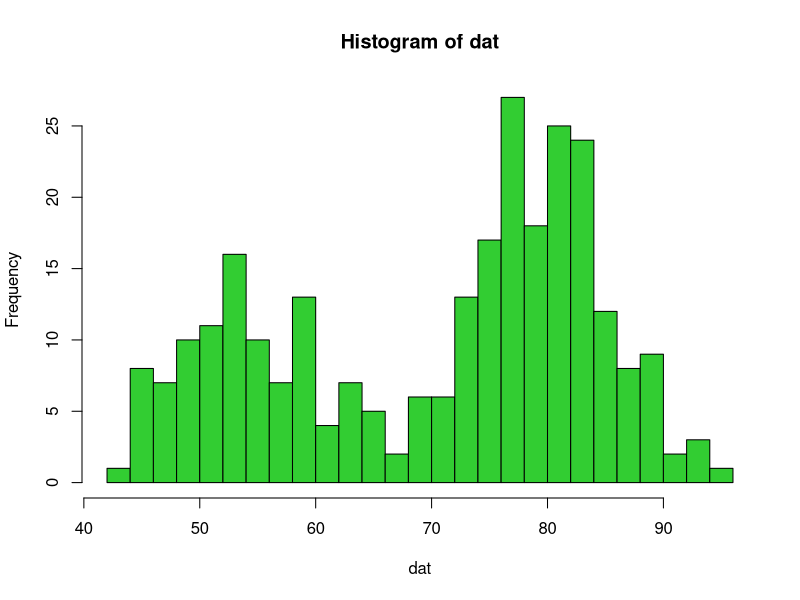
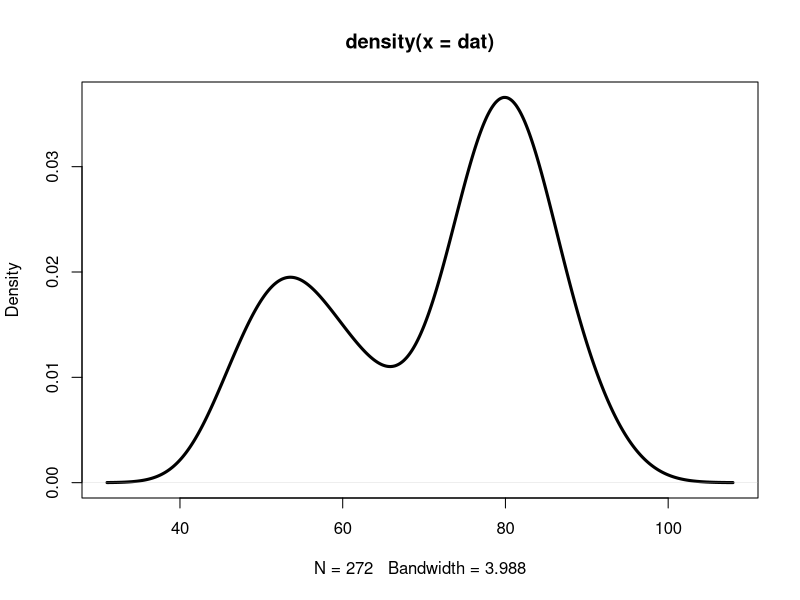
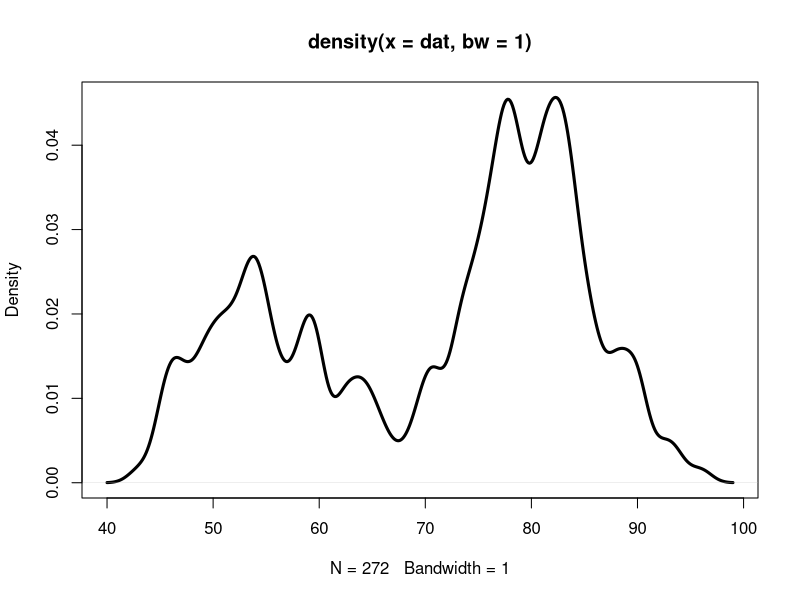
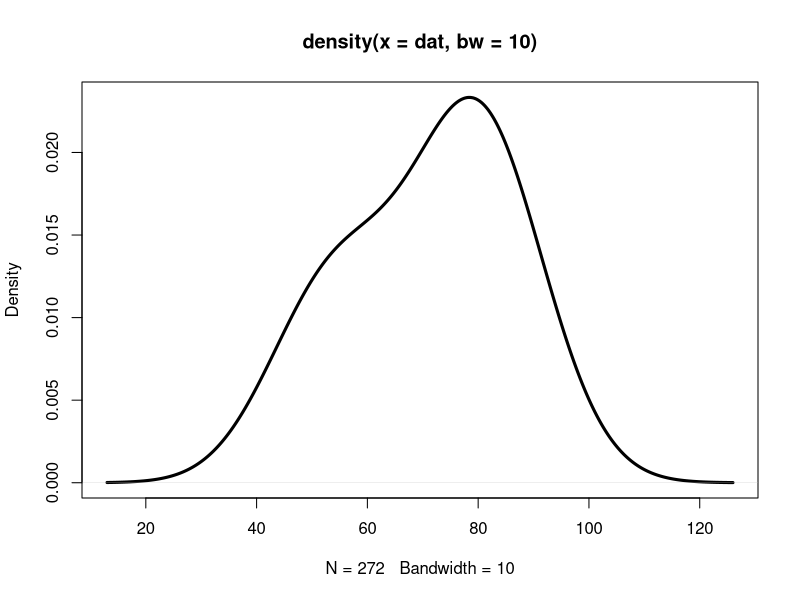
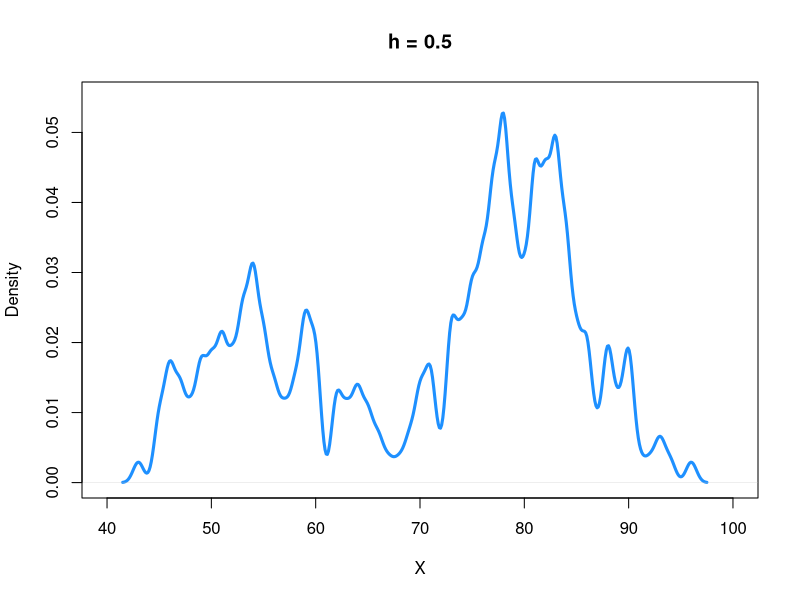
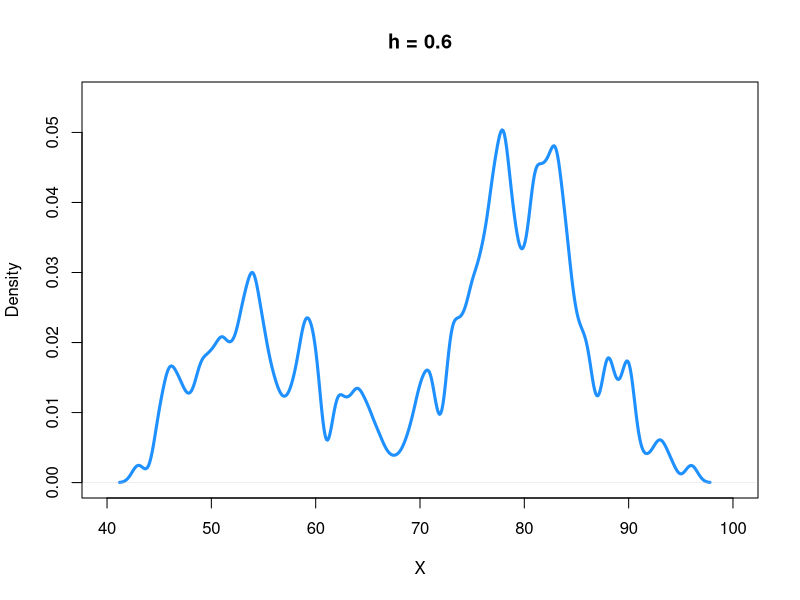
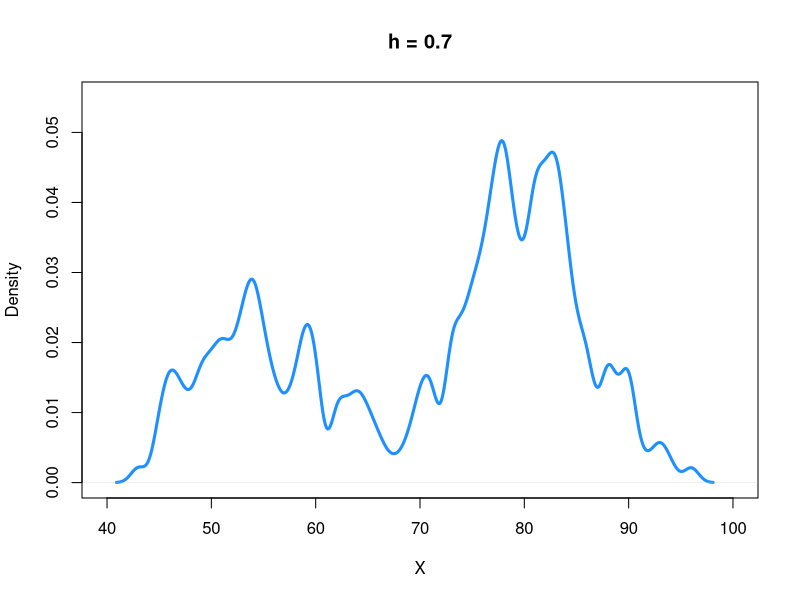
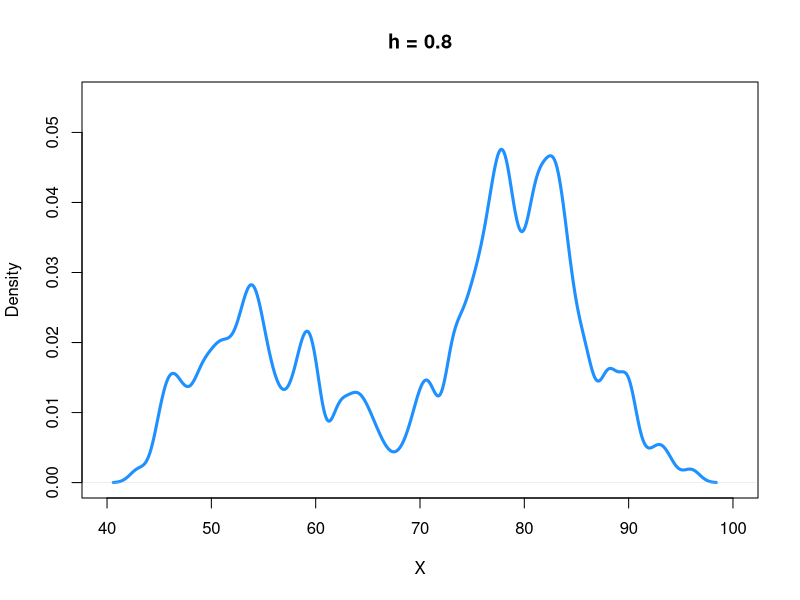

Recreate these plots in R, in order. (Note: a time limit stopped this script after it produced the figures.)
## -------------------------------------------------------------
## Stat/Q Sci 403 Lab 8 | Spring 2017 | University of Washington
## -------------------------------------------------------------
###                           ###
### Part 1: KDE--introduction ###
###                           ###
dat = faithful$waiting
hist(dat, breaks=20, col="limegreen")

dat_kde = density(dat)
plot(dat_kde, lwd=3)

dat_kde
dat_kde$x
dat_kde$y
  # x: location of grid point where density being evaulated
  # y: the density value corresponds to the point 'x'


## adjust smoothing bandwidth
dat_kde = density(dat, bw=1)
plot(dat_kde, lwd=3)


dat_kde = density(dat, bw=10)
plot(dat_kde, lwd=3)


### How smoothing bandwidth affects the density estimate.
h_seq = c(seq(from=0.5, to=2, by=0.1), seq(from=2.5,to=7.0,by=0.5),
          seq(from=7.2, to=9, by=0.2))
h_seq
for(h0 in h_seq){
  plot(density(dat, bw=h0), lwd=3, ylim=c(0, 0.055), col="dodgerblue",
       main=paste("h =",h0), xlim=c(40,100), xlab="X")
  Sys.sleep(1)
}


## change the grid points
dat_kde = density(dat, from = 0, to=200, n=5000)
  # n: number of grid points
plot(dat_kde, lwd=3)


## different kernel
dat_kde = density(dat, kernel = "rectangular")
plot(dat_kde, lwd=3)

dat_kde = density(dat, kernel='epanechnikov')
plot(dat_kde, lwd=3)


## effect of kernel
dat_kde1 = density(dat)
dat_kde2 = density(dat, kernel = "rectangular")
dat_kde3 = density(dat, kernel='epanechnikov')

plot(dat_kde1, lwd=2, col="red")
lines(dat_kde2, lwd=2, col="black")
lines(dat_kde3, lwd=2, col="blue")
legend("topleft",c("Gaussian","Rectangular","Epanechnikov"),
       lwd=6, col=c("red","black","blue"))


## bootstrap estimate
h0 = 4
dat_kde = density(dat, from = 20, to=120, n=5000, bw=h0)
n = length(dat)

w = sample(n,n,replace=T)
dat_BT = dat[w]
dat_kde_BT = density(dat_BT, from = 20, to=120, n=5000, bw=h0)
  # need to specify the same grid points and bandwidth

plot(dat_kde, lwd=3, ylim=c(0, 0.04), col="blue")
lines(dat_kde_BT, lwd=3, col="red")


for(i in 1:100){
  w = sample(n,n,replace=T)
  dat_BT = dat[w]
  dat_kde_BT = density(dat_BT, from = 20, to=120, n=5000, bw=h0)
  
  plot(dat_kde, lwd=3, ylim=c(0, 0.04))
  lines(dat_kde_BT, lwd=3, col="red")
  
  Sys.sleep(0.5)
}

#### Exercise 1:
#### We use the 'iris' dataset and focus on the variable 'Petal.Width'.
#### (1) Use the smoothing bandwidth h=0.2, show the KDE along with a
####     density histogram.
{datex = iris$Petal.Width
datex_kde= density(datex, bw=0.2)
hist(datex, col="skyblue", probability = T)
lines(datex_kde, lwd=3, col="blue")
}
#### (2) Use h=0.2, change the smoothing kernel to 'triangular' and 
####     'rectangular'. Show the estimated density curves and compare to
####     the histogram
{hist(datex, col="skyblue", probability = T)
lines(density(datex, bw=0.2, kernel = "triangular"), lwd=3, col="brown")
lines(density(datex, bw=0.2, kernel = "rectangular"), lwd=3, col="purple")
legend("topright",c("triangular","rectangular"), col=c("brown","purple"),
       lwd=6)
}
#### (3) In a single plot, show the density curves estimated by KDE with
####     h = 0.1, 0.2, 0.5. 
{plot(density(datex, bw=0.1), col="limegreen", lwd=4, ylim=c(0,1),
     xlab="Petal.Width", main="Bandwidth Comparison")
lines(density(datex, bw=0.2), lwd=4, col="orange")
lines(density(datex, bw=0.5), lwd=4, col="orchid")
legend("topright",c("h=0.1","h=0.2","h=0.5"), 
       col=c("limegreen","orange","orchid"),
       lwd=6)
}

###                        ###
### Part 2: KDE: Bootstrap ###
###                        ###
## bootstrap variance estimate
h0 = 4
dat_kde = density(dat, from = 20, to=120, n=1000, bw=h0)
n = length(dat)


B = 10000
gr_y = matrix(NA, nrow=B, ncol=length(dat_kde$x))
for(i in 1:B){
  w = sample(n,n,replace=T)
  dat_BT = dat[w]
  dat_kde_BT = density(dat_BT, from = 20, to=120, n=1000, bw=h0)
  
  gr_y[i,] = dat_kde_BT$y
}

head(gr_y)
gr_y_var = diag(var(gr_y))
gr_y_sd = sqrt(gr_y_var)


plot(x=dat_kde$x,y=gr_y_sd, type="l", lwd=3)
  # standard error at each location

plot(dat_kde, lwd=3, col="dodgerblue")
lines(x=dat_kde$x,y=gr_y_sd, lwd=3, col="brown")
legend("topleft",c("KDE","sd of KDE"), lwd=6, col=c("dodgerblue","brown"))


## CI of the KDE -- dashed line
plot(dat_kde, lwd=3, col="blue", ylim=c(0,0.04),
     main="90% CI of the KDE using bootstrap SD")
lines(x=dat_kde$x,y=dat_kde$y+qnorm(0.95)*gr_y_sd, lwd=3, col="dodgerblue",
      lty=2)
lines(x=dat_kde$x,y=dat_kde$y-qnorm(0.95)*gr_y_sd, lwd=3, col="dodgerblue",
      lty=2)

## CI of the KDE -- "band"
plot(dat_kde, lwd=3, col="blue", ylim=c(0,0.04),
     main="90% CI of the KDE using bootstrap SD")
polygon(x=c(dat_kde$x, rev(dat_kde$x)),
        y=c(dat_kde$y+qnorm(0.95)*gr_y_sd, rev(dat_kde$y-qnorm(0.95)*gr_y_sd)),
        col='skyblue', border = 'skyblue')
lines(dat_kde,  lwd=3, col="blue")



## quantile approach and the use of sapply
q95_loop = rep(NA,1000)
q05_loop = rep(NA,1000)
for(i in 1:1000){
  q95_loop[i] = quantile(gr_y[,i], 0.95)
  q05_loop[i] = quantile(gr_y[,i], 0.05)
}

## sapply: a faster way to do a loop
help(sapply)

sapply(1:10, exp)

sapply(1:10, function(x){dnorm(1,mean=0,sd=x)})
  
q95 = sapply(1:1000, function(x){quantile(gr_y[,x], 0.95)})
  # apply to each grid point
q05 = sapply(1:1000, function(x){quantile(gr_y[,x], 0.05)})


# CI of the KDE -- dashed line
plot(dat_kde, lwd=3, col="purple", ylim=c(0,0.04),
     main="90% CI of the KDE using bootstrap SD")
lines(x=dat_kde$x,y=q95, lwd=3, col="violet",
      lty=2)
lines(x=dat_kde$x,y=q05, lwd=3, col="violet",
      lty=2)


# CI of the KDE -- "band"
plot(dat_kde, lwd=3, col="purple", ylim=c(0,0.04),
     main="90% CI of the KDE using bootstrap SD")
polygon(x=c(dat_kde$x, rev(dat_kde$x)),
        y=c(q95, rev(q05)),
        col='violet', border = 'violet')
lines(dat_kde,  lwd=3, col="purple")


#### Exercise 2:
#### Again, we will use the 'iris' dataset and variable 'Petal.Width'.
datex = iris$Petal.Width
#### (1) Use the KDE with h=0.2 and find a 90% CI of the density curve.
####     Plot the estimated density curve along with the CI.
{h0 = 0.2
datex_kde = density(datex, from = -0.5, to=3, bw=h0)
n = length(datex)

B = 10000
gr_y = matrix(NA, nrow=B, ncol=length(datex_kde$x))
for(i in 1:B){
  w = sample(n,n,replace=T)
  datex_BT = datex[w]
  datex_kde_BT = density(datex_BT, from = -0.5, to=3, bw=h0)
  gr_y[i,] = datex_kde_BT$y
}
gr_y_sd = sqrt( diag(var(gr_y)))

plot(datex_kde, ylim=c(0,1.2),lwd=3, main="h0 = 0.2")
kde_upper = datex_kde$y+qnorm(0.95)*gr_y_sd
kde_lower = datex_kde$y-qnorm(0.95)*gr_y_sd
polygon(x=c(datex_kde$x, rev(datex_kde$x)),
        y=c(kde_upper, rev(kde_lower)),
        col='gray', border = 'gray')
lines(datex_kde,lwd=3)
}
#### (2) Use the KDE with h=0.1 and find a 90% CI of the density curve.
####     Plot the estimated density curve along with the CI.
{h0 = 0.1
datex_kde = density(datex, from = -0.5, to=3, bw=h0)
n = length(datex)

B = 10000
gr_y = matrix(NA, nrow=B, ncol=length(datex_kde$x))
for(i in 1:B){
  w = sample(n,n,replace=T)
  datex_BT = datex[w]
  datex_kde_BT = density(datex_BT, from = -0.5, to=3, bw=h0)
  gr_y[i,] = datex_kde_BT$y
}
gr_y_sd = sqrt( diag(var(gr_y)))

plot(datex_kde, ylim=c(0,1.2),lwd=3, main="h0 = 0.1", col="brown")
kde_upper = datex_kde$y+qnorm(0.95)*gr_y_sd
kde_lower = datex_kde$y-qnorm(0.95)*gr_y_sd
polygon(x=c(datex_kde$x, rev(datex_kde$x)),
        y=c(kde_upper, rev(kde_lower)),
        col='tan', border = 'tan')
lines(datex_kde,lwd=3, col="brown")
}
#### (3) Use the KDE with h=0.5 and find a 90% CI of the density curve.
####     Plot the estimated density curve along with the CI.
{h0 = 0.5
datex_kde = density(datex, from = -0.5, to=3, bw=h0)
n = length(datex)

B = 10000
gr_y = matrix(NA, nrow=B, ncol=length(datex_kde$x))
for(i in 1:B){
  w = sample(n,n,replace=T)
  datex_BT = datex[w]
  datex_kde_BT = density(datex_BT, from = -0.5, to=3, bw=h0)
  gr_y[i,] = datex_kde_BT$y
}
gr_y_sd = sqrt( diag(var(gr_y)))

plot(datex_kde, ylim=c(0,1.2),lwd=3, main="h0 = 0.5", col="purple")
kde_upper = datex_kde$y+qnorm(0.95)*gr_y_sd
kde_lower = datex_kde$y-qnorm(0.95)*gr_y_sd
polygon(x=c(datex_kde$x, rev(datex_kde$x)),
        y=c(kde_upper, rev(kde_lower)),
        col='plum', border = 'plum')
lines(datex_kde,lwd=3, col="purple")
}
#### (4) Compared the previous three plots, which smoothing bandwidth leads to
####     a shortest CI on average? 



###                          ###
### Part 3: KDE--Uncertainty ###
###                          ###
### analyze the bias and variance
n = 1000
h0 = 0.2

rmultinom(1, 100, prob=c(0.3,0.3,0.4))
U = rmultinom(1, n, prob=c(0.3,0.3,0.4))
U

mu1 = 0
mu2 = 4
mu3 = 8
sd1 = sd2 = 1
sd3 = 1
dat1 = c(rnorm(U[1], mean=mu1,sd=sd1), rnorm(U[2], mean=mu2,sd=sd2),
         rnorm(U[3],mean=mu3,sd=sd3))

dat1
hist(dat1, breaks=30, probability = T, col="palegreen")


### KDE
dat1_kde = density(dat1, from=-5, to=15, n=1000,bw=h0)

true_density = 0.3*dnorm(dat1_kde$x,mean=mu1,sd=sd1)+
  0.3*dnorm(dat1_kde$x,mean=mu2,sd=sd2)+
  0.4*dnorm(dat1_kde$x,mean=mu3,sd=sd3)

plot(x=dat1_kde$x, y=true_density, ylim=c(0,0.35), type="l",
     lwd=3, col="red")
lines(dat1_kde, lwd=3, col="blue")
legend("topleft",c("KDE","True"),lwd=6, col=c("blue","red"))

### a realization of difference
diff = dat1_kde$y- true_density

plot(x=dat1_kde$x,diff, type="l", lwd=3, col="purple",
     ylim=c(-0.05,0.05))
abline(h=0, lwd=3, col="black")



### Monte Carlo Estimation of the errors
N = 10000
dat1_kdey_MC = matrix(NA, nrow=N, ncol=1000)
for(i in 1:N){
  U = rmultinom(1, n, prob=c(0.30,0.30,0.4))
  dat1_MC = c(rnorm(U[1], mean=mu1,sd=sd1), rnorm(U[2], mean=mu2,sd=sd2),
              rnorm(U[3], mean=mu3,sd=sd3))
  dat1_kde_MC = density(dat1_MC, from=-5, to=15, n=1000,bw =h0)
  dat1_kdey_MC[i,] = dat1_kde_MC$y
}

dat1_kdey_var = sapply(1:1000, function(x){var(dat1_kdey_MC[,x])})
dat1_kdey_mse = colSums((t(t(dat1_kdey_MC)- true_density))^2)/N


plot(x=dat1_kde$x, y=true_density, ylim=c(0,0.20), type="l",
     lwd=3, col="blue")
lines(x=dat1_kde$x, y=sqrt(dat1_kdey_var), col="red")
lines(x=dat1_kde$x, y=sqrt(dat1_kdey_mse), col="black")


sum(dat1_kdey_var)
  # ~ integrated variance (without scaling)
sum(dat1_kdey_mse)
  # ~ MISE (without scaling)

## scaling:
sum(dat1_kdey_var)*(dat1_kde$x[2]-dat1_kde$x[1])
sum(dat1_kdey_mse)*(dat1_kde$x[2]-dat1_kde$x[1])


### What happen if we choose different h?
### Now we perform a "simulation study" to understand it.
### This is a very common approach in practice to analyze the performance
### of a certain estimator.
h0_seq = seq(from=0.1,to=0.5, by=0.05)
  # consider several possible smoothing bandwidth
N = 10000
  # size of monte carlo simulation

var_seq = rep(NA, length(h0_seq))
mise_seq = rep(NA, length(h0_seq))
for(i_MC in 1:length(h0_seq)){
  h0 = h0_seq[i_MC]
    # choose the smoothing parameter
  dat1_kdey_MC = matrix(NA, nrow=N, ncol=1000)
  for(i in 1:N){
    U = rmultinom(1, n, prob=c(0.3,0.3,0.4))
    dat1_MC = c(rnorm(U[1], mean=mu1,sd=sd1), rnorm(U[2], mean=mu2,sd=sd2),
                rnorm(U[3], mean=mu3,sd=sd3))
    dat1_kde_MC = density(dat1_MC, from=-5, to=15, n=1000,bw =h0)
    dat1_kdey_MC[i,] = dat1_kde_MC$y
  }
  dat1_kdey_var = sapply(1:1000, function(x){var(dat1_kdey_MC[,x])})
  dat1_kdey_mse = colSums((t(t(dat1_kdey_MC)- true_density))^2)/N
  
  var_seq[i_MC] = sum(dat1_kdey_var)
  mise_seq[i_MC] = sum(dat1_kdey_mse)
  print(i_MC)
  # print out each iteration
}

plot(x= h0_seq, y= mise_seq, type="l", ylim=c(0,0.2),lwd=3,
     ylab="errors", xlab="smoothing bandwidth", col="brown")
lines(x= h0_seq, y= var_seq, lwd=3, col="limegreen")
legend("bottomleft", c("MISE","Integrated VAR"), lwd=6,
       col=c("brown","limegreen"))


#### Exercise 3:
#### Perform a simulation study to analyze the MISE and integrated variance
#### of the KDE using a data generated from a Gaussian mixture model:
#### 0.35*N(0,1) + 0.65*N(4,1).
#### Namely, with a probability of 0.35, one data point is generated from
#### N(0,1) and with a probability of 0.65 this data point is genereated from
#### N(4,1). 
#### Assume the sample size n=1000. 
#### (1) First simulate a random sample from the above Gaussian mixture model.
{U = rmultinom(1, n, prob=c(0.35,0.65))
mu1 = 0
mu2 = 4
sd1 = sd2 = 1
dat1 = c(rnorm(U[1], mean=mu1,sd=sd1), rnorm(U[2], mean=mu2,sd=sd2))
}
#### (2) Apply the KDE with smoothing bandwith 0.3. Plot the KDE and the
####     true density curve from the Gaussian mixture model.
{dat1_kde = density(dat1, from=-5, to=10, n=1000,bw=h0)
true_density = 0.35*dnorm(dat1_kde$x,mean=mu1,sd=sd1)+
  0.65*dnorm(dat1_kde$x,mean=mu2,sd=sd2)
plot(x=dat1_kde$x, y=true_density, ylim=c(0,0.35), type="l",
     lwd=3, col="blue")
lines(dat1_kde, lwd=3, col="red")
legend("topleft",c("KDE","True"),lwd=6, col=c("blue","red"))
}
#### (3) Use Monte Carlo simulation N=10000 times to compute the MISE.
{N = 10000
dat1_kdey_MC = matrix(NA, nrow=N, ncol=1000)
for(i in 1:N){
  U = rmultinom(1, n, prob=c(0.35,0.65))
  dat1_MC = c(rnorm(U[1], mean=mu1,sd=sd1), rnorm(U[2], mean=mu2,sd=sd2))
  dat1_kde_MC = density(dat1_MC, from=-5, to=10, n=1000,bw =h0)
  dat1_kdey_MC[i,] = dat1_kde_MC$y
}
dat1_kdey_mse = colSums((t(t(dat1_kdey_MC)- true_density))^2)/N

sum(dat1_kdey_mse)
  # MISE before scaling

sum(dat1_kdey_mse)*(dat1_kde$x[2]-dat1_kde$x[1])
  # the true MISE (after scaling): the latter quantity is the bin size  
}
#### (4) Change the smoothing bandwidth a bit to analyze how the MISE
####     changes with respect to the smoothing bandwidth.
####     For simplicity, we consider the smoothing bandwidth within [0.1,0.5].
####     Show the error versus smoothing bandwidth plot.
####     About what value will the smoothing bandwidth minimized the errors?
{h0_seq = seq(from=0.1,to=0.5, by=0.05)
N = 10000

var_seq = rep(NA, length(h0_seq))
mise_seq = rep(NA, length(h0_seq))
for(i_MC in 1:length(h0_seq)){
  h0 = h0_seq[i_MC]
  dat1_kdey_MC = matrix(NA, nrow=N, ncol=1000)
  for(i in 1:N){
    U = rmultinom(1, n, prob=c(0.35,0.65))
    dat1_MC = c(rnorm(U[1], mean=mu1,sd=sd1), rnorm(U[2], mean=mu2,sd=sd2))
    dat1_kde_MC = density(dat1_MC, from=-5, to=10, n=1000,bw =h0)
    dat1_kdey_MC[i,] = dat1_kde_MC$y
  }
  dat1_kdey_mse = colSums((t(t(dat1_kdey_MC)- true_density))^2)/N
  mise_seq[i_MC] = sum(dat1_kdey_mse)
  print(i_MC)
}

plot(x= h0_seq, y= mise_seq, type="l", ylim=c(0,0.2),lwd=3,
     ylab="MISE", xlab="smoothing bandwidth", col="orchid")
}
###                ###
### Part 4: 2D KDE ###
###                ###
library(KernSmooth)
data1 = cbind(iris$Sepal.Length, iris$Petal.Length)

plot(data1)

iris_kde <- bkde2D(data1, bandwidth = 0.25,
                   gridsize = c(51,51),
                   range.x=list(c(4,8),c(1,7)))
  # bandwidth: smoothing bandwidth
  # gridsize: grid size on both x,y-axis
  # range.x: a list consists of the range of x and y

contour(x=iris_kde$x1,y=iris_kde$x2,
        z=iris_kde$fhat, lwd=1, 
        main="Density Contour (Iris Data)",
        xlab="Sepal.Length", ylab="Petal.Length",
        nlevels=50, col="red")

contour(x=iris_kde$x1,y=iris_kde$x2,
        z=iris_kde$fhat, lwd=3, 
        main="Density Contour (Iris Data)",
        xlab="Sepal.Length", ylab="Petal.Length",
        nlevels=20, col=c("blue"))
points(data1, col="red",pch=20)


### perspective plot
persp(x=iris_kde$x1,y=iris_kde$x2,
      z=iris_kde$fhat, col="palegreen",
      xlab="Sepal.Length", ylab="Petal.Length",
      zlab="Density", theta=1, phi=50)
  # theta: rotational angle
  # phi: vertical angle

for(w in (1:36)*10){
  persp(x=iris_kde$x1,y=iris_kde$x2,
        z=iris_kde$fhat, col="skyblue",
        xlab="Sepal.Length", ylab="Petal.Length",
        zlab="Density", theta=w, phi=40)
  Sys.sleep(0.1)
}

## a non-stopping animation
x0 = 1 
w = 10
while(x0<2){
  persp(x=iris_kde$x1,y=iris_kde$x2,
        z=iris_kde$fhat, col="palegreen",
        xlab="Sepal.Length", ylab="Petal.Length",
        zlab="Density", theta=w, phi=40)
  w= w+5
  Sys.sleep(0.09)
}

for(w in c((0:9)*10, (9:0)*10)){
  persp(x=iris_kde$x1,y=iris_kde$x2,
        z=iris_kde$fhat, col="skyblue",
        xlab="Sepal.Length", ylab="Petal.Length",
        zlab="Density", theta=10, phi=w)
  Sys.sleep(0.2)
}


### using the image function
image(x=iris_kde$x1,y=iris_kde$x2,
      z=iris_kde$fhat, xlab="Sepal.Length", 
      ylab="Petal.Length", main="Density (Heat Map)")
points(data1, pch=20)

## change the color using Palette
colP = colorRampPalette(c("white","green","red"))
image(x=iris_kde$x1,y=iris_kde$x2,
      z=iris_kde$fhat, xlab="Sepal.Length", 
      ylab="Petal.Length", main="Density (Heat Map)",
      col=colP(50))
points(data1, pch=20, cex=0.5)


### colored contour
col_tmp <- colorRampPalette(c("white","dodgerblue","red"))(10)
level_tmp <- (0:10)/10*max(c(iris_kde$fhat))
  # defining the levels and the corresponding colors 
plot(NULL, xlim=c(4,8), ylim=c(1,7),
     main="Density Contour (Iris Data)",
     xlab="Sepal.Length", ylab="Petal.Length")
  # this makes an empty plot
.filled.contour(x=iris_kde$x1,y=iris_kde$x2,
                z=iris_kde$fhat,
                levels=level_tmp, 
                col=col_tmp)
  # this filled in the colored contours
points(data1, col="black",pch=20)
  # finally we add data points

#### Exercise 4:
#### In this problem, we will analyze the 'faithful' dataset using the 
#### current eruption time versus the next eruption time:
data_new = cbind(faithful[1:271,1],faithful[2:272,1])
plot(data_new)
#### (1) Use a 2D KDE with smoothing bandwidth h=0.2. Show the contour plot
####     and attach the data points to it.
{X_kde_2D = bkde2D(data_new, bandwidth = 0.2)
contour(x=X_kde_2D$x1, y=X_kde_2D$x2, z=X_kde_2D$fhat,
        xlab="Current Eruption Duration", ylab="Next Eruption Duration")
points(data_new, col="red", pch=20)
}
#### (2) Use a perspective plot to show how the density looks like. Change
####     'theta' and 'phi' to see the full picture of the 2D density.
{for(w in (0:72)*5){
  persp(x=X_kde_2D$x1, y=X_kde_2D$x2, z=X_kde_2D$fhat, phi=30,
        theta=w, col="plum",
        xlab="Current Eruption Duration", ylab="Next Eruption Duration",
        zlab="Density")
  Sys.sleep(0.5)
}
}
#### (3) Consider the following sequence of smoothing bandwidth:
h_seq = seq(from=0.1,to=1, by=0.02)
####     Make an animation showing the 2D KDE under different values of h.
####     You can use either a contour plot or a perspective plot (or others).
{for(h0 in h_seq){
  X_kde_2D = bkde2D(data_new, bandwidth = h0,range.x=list(c(0.5,6),c(0.5,6)))
  contour(x=X_kde_2D$x1, y=X_kde_2D$x2, z=X_kde_2D$fhat,
          xlab="Current Eruption Duration", ylab="Next Eruption Duration",
          main=paste("h =",h0))
  points(data_new, col="red", pch=20)
  Sys.sleep(0.5)
}

h0 = 0.1
X_kde_2D = bkde2D(data_new, bandwidth = h0,range.x=list(c(0.5,6),c(0.5,6)))
max_density = max(X_kde_2D$fhat)
  # maximum density

for(h0 in h_seq){
  X_kde_2D = bkde2D(data_new, bandwidth = h0,range.x=list(c(0.5,6),c(0.5,6)))
  persp(x=X_kde_2D$x1, y=X_kde_2D$x2, z=X_kde_2D$fhat, phi=10,
        theta=320, col="plum", zlim=c(0,max_density), main=paste("h =",h0),
        xlab="Current Eruption Duration", ylab="Next Eruption Duration",
        zlab="Density")
  Sys.sleep(0.5)
}
}
